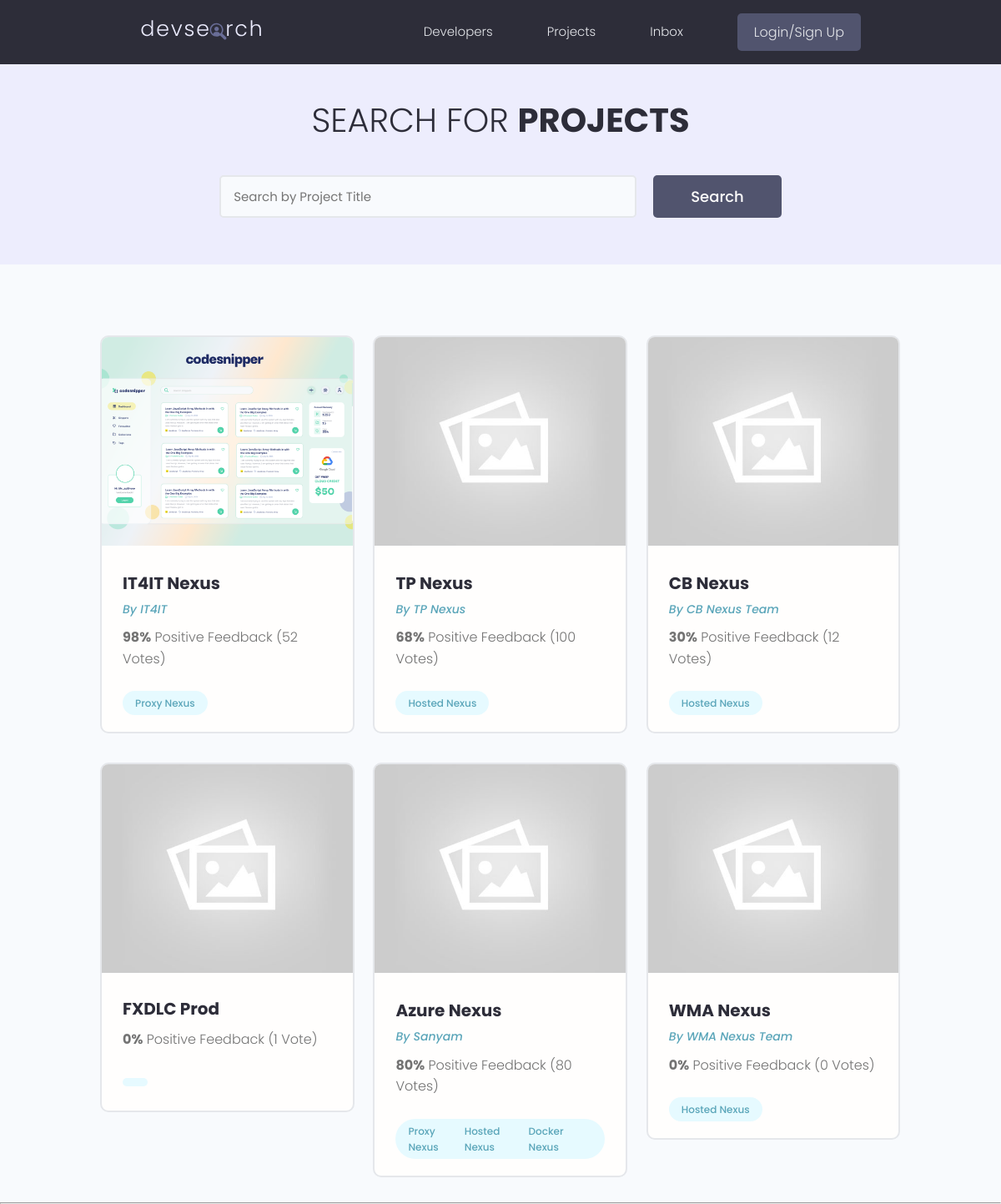
The app's page /projects/, older data.
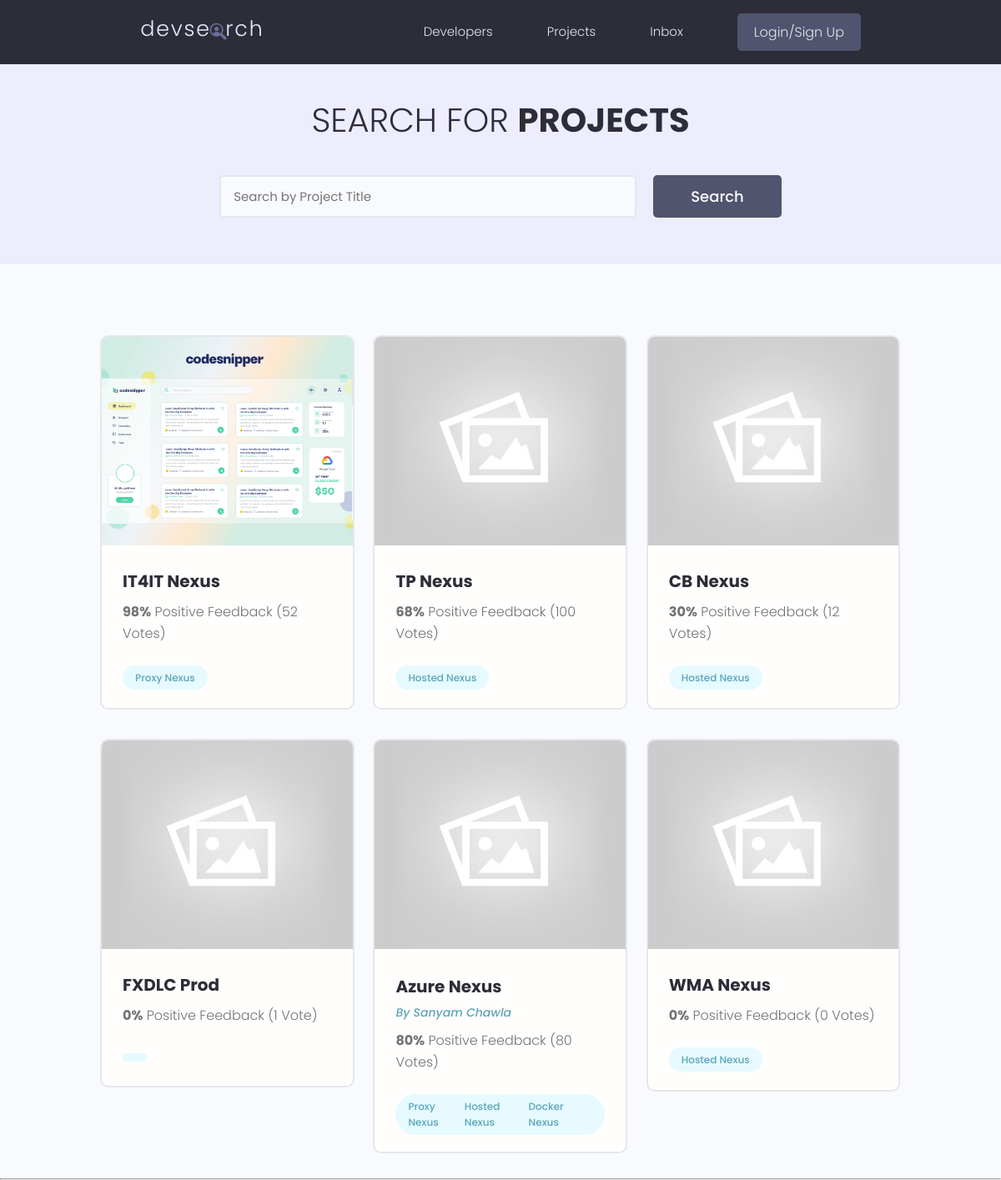
The same page, newer data.
### projects/models.py (models this page shows, shortened)
class Project(models.Model):
    owner = models.ForeignKey(Profile, null=True, blank=True, on_delete=models.SET_NULL)
    title = models.CharField(max_length=200)
    description = models.TextField(null=True, blank=True)
    featured_image = models.ImageField(null=True, blank=True, default="default.jpg")
    demo_link = models.CharField(max_length=2000, null=True, blank=True)
    source_link = models.CharField(max_length=2000, null=True, blank=True)
    tags = models.ManyToManyField('Tag', blank=True)
    vote_total = models.IntegerField(default=0, null=True, blank=True)
    vote_ratio = models.IntegerField(default=0, null=True, blank=True)
    created = models.DateTimeField(auto_now_add=True)
    id = models.UUIDField(default=uuid.uuid4, unique=True, primary_key=True, editable=False)

### users/models.py (models this page shows, shortened)
class Profile(models.Model):
    user = models.OneToOneField(User, on_delete=models.CASCADE, blank=True, null=True)
    name = models.CharField(max_length=200, blank=True, null=True)
    username = models.CharField(max_length=200, blank=True, null=True)
    location = models.CharField(max_length=200, blank=True, null=True)
    email = models.EmailField(max_length=500, blank=True, null=True)
    short_intro = models.CharField(max_length=500, blank=True, null=True)
    bio = models.TextField(blank=True, null=True)
    profile_image = models.ImageField(null=True, blank=True, upload_to='profiles/', default='profiles/user-default.png')
    social_github = models.CharField(max_length=200, blank=True, null=True)
    social_twitter = models.CharField(max_length=200, blank=True, null=True)
    social_linkedin = models.CharField(max_length=200, blank=True, null=True)
    social_youtube = models.CharField(max_length=200, blank=True, null=True)
    social_website = models.CharField(max_length=200, blank=True, null=True)
    created = models.DateTimeField(auto_now_add=True)
    id = models.UUIDField(default=uuid.uuid4, unique=True, primary_key=True, editable=False)

### projects/views.py (the view)
# urls.py: path('projects/', include('projects.urls')),
def projects(request):
    projects = Project.objects.all()
    context = {'projects': projects}
    return render(request, 'projects/projects.html', context)

### projects/models.py (called while the page is built)
    def __str__(self):
        return self.name

### projects/templates/projects/projects.html (shortened to what this page needs)
{% extends 'mainTemplate.html' %}
{% block content %}
  <main class="projects">
    <section class="hero-section text-center">
      <div class="container container--narrow">
        <div class="hero-section__box">
          <h2>Search for <span>Projects</span></h2>
        </div>
        <div class="hero-section__search">
          <form class="form" action="#" method="get">
            <div class="form__field">
              <input class="input input--text" id="formInput#search" type="text" name="text"
                placeholder="Search by Project Title" />
            </div>
            <input class="btn btn--sub btn--lg" type="submit" value="Search" />
          </form>
        </div>
      </div>
    </section>
    <section class="projectsList">
      <div class="container">
        <div class="grid grid--three">
            {%for p in projects %}
            <div class="column">
            <div class="card project">
              <a href="{%url 'project' p.id%}" class="project">
                <img class="project__thumbnail" src="{{ p.featured_image.url }}" alt="project thumbnail" />
                <div class="card__body">
                  <h3 class="project__title">{{p.title}}</h3>
                  {% if p.owner.id %}
                  <p><a class="project__author" href="{% url 'user-profile' p.owner.id %}">By {{p.owner.name}}</a></p>
                  {% endif %}
                  <p class="project--rating">
                    <span style="font-weight: bold;">{{p.vote_ratio}}%</span> Positive
                    Feedback ({{p.vote_total}} Vote{{p.vote_total|pluralize:"s"}})
                  </p>
                  <div class="project__tags">
                    <span class="tag tag--pill tag--main">
                        {% for tag in p.tags.all %}
                            <small> {{tag}} </small>
                        {% endfor %}
                    </span>
                  </div>
                </div>
              </a>
            </div>
          </div>
          {%endfor%}
        </div>
      </div>
    </section>
  </main>
{% endblock content %}

Row changes from the older to the newer data that the page shows:
changed Project "IT4IT Nexus": owner.name "IT4IT" → (not shown)
changed Project "TP Nexus": owner.name "TP Nexus" → (not shown); owner_id "4b6fb4f3867a4d18a2bf579fd363e86c" → empty (drawn)
changed Project "CB Nexus": owner.name "CB Nexus Team" → (not shown)
changed through a linked row, Project "Azure Nexus": owner.name "Sanyam" → "Sanyam Chawla"
changed Project "WMA Nexus": owner.name "WMA Nexus Team" → (not shown)
